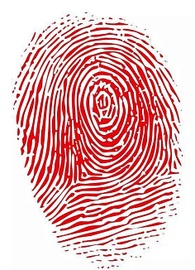
#> input picture finger_a.jpeg, 195 x 270 px, shrunk from 236 x 326 before the run
$ python 'SIFT与指纹识别.py'
#> lines starting #> are read from the running program, lines starting #| are printed output that depends on the picture
import cv2


# [21 lines of commented-out code are left out]

def mysift_bfmatcher(a, b):
    sift = cv2.xfeatures2d.SIFT_create()
    kpa, desa = sift.detectAndCompute(a, None)
    kpb, desb = sift.detectAndCompute(b, None)
    bf = cv2.BFMatcher()
    matches = bf.knnMatch(desa, desb, k=2)
    # good = [[m] for m, n in matches if m.distance < 0.8*n.distance]
    good = []
    for m, n in matches:
        if m.distance < 0.1 * n.distance:
            good.append([m])

    result = cv2.drawMatchesKnn(a, kpa, b, kpb, good, None, flags=2)
    return result


def mysift_flannmatcher(a, b):
    sift = cv2.xfeatures2d.SIFT_create()
    kpa, desa = sift.detectAndCompute(a, None)
    kpb, desb = sift.detectAndCompute(b, None)
    FLANN_INDEX_KDTREE = 0
    indexParams = dict(algorithm=FLANN_INDEX_KDTREE, trees=5)
    searchParams = dict(checks=50)
    flann = cv2.FlannBasedMatcher(indexParams, searchParams)
    matches = flann.knnMatch(desa, desb, 2)
    good = []
    for m, n in matches:
        if m.distance < 0.1 * n.distance:
            good.append([m])

    result = cv2.drawMatchesKnn(a, kpa, b, kpb, good, None, flags=2)
    return result


if __name__ == '__main__':
    a = cv2.imread('finger_a.jpeg')
#> a is the input picture: shape (270, 195, 3); mean B, G, R 183.6, 182.5, 226.4
    b = cv2.imread('finger_b.jpeg')
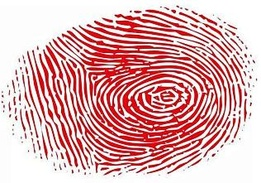
#> input picture finger_b.jpeg, 261 x 183 px, shrunk from 316 x 221 before the run
#> b is the input picture: shape (183, 261, 3); mean B, G, R 176.1, 174.7, 219
    c = cv2.imread('finger_all.jpg')
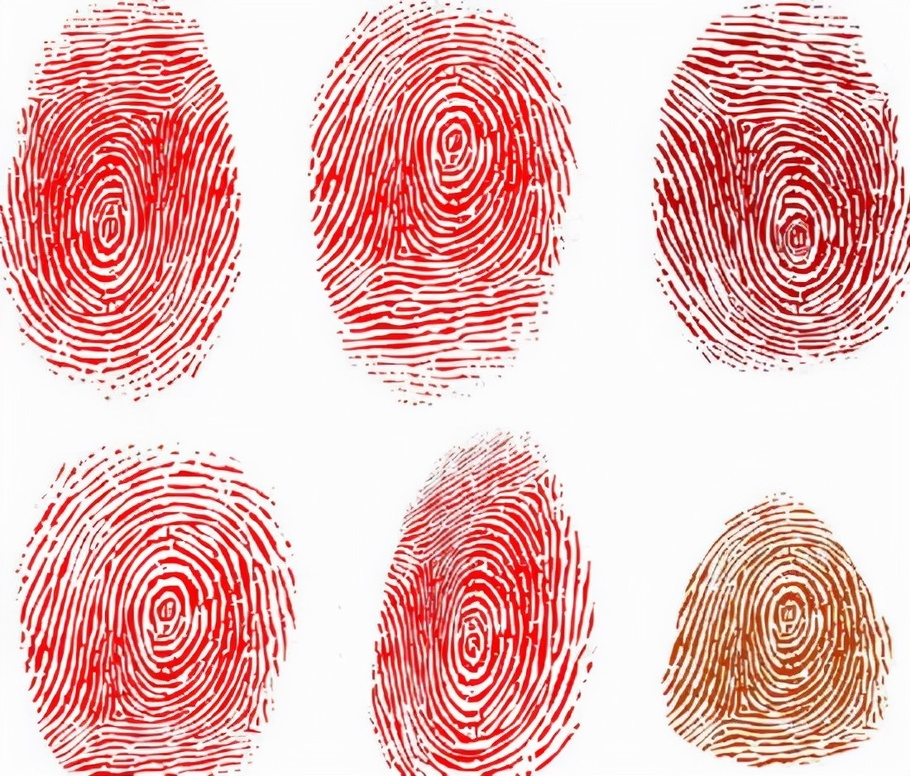
#> input picture finger_all.jpg, 910 x 776 px, shrunk from 1100 x 938 before the run
#> c is the input picture: shape (776, 910, 3); mean B, G, R 184.8, 186.7, 233.3
    d = cv2.imread('finger_leftdown.jpg')
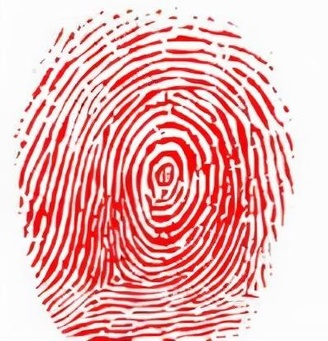
#> input picture finger_leftdown.jpg, 328 x 341 px, shrunk from 397 x 412 before the run
#> d is the input picture: shape (341, 328, 3); mean B, G, R 182.2, 182.5, 233.4
    # m1 = mysift_bfmatcher(a, b)
    m2 = mysift_bfmatcher(c, d)
#> in mysift_bfmatcher, `kpa, desa = sift.detectAndCompute(a, None)`: kpa = 7448 keypoints; strongest (x, y, size): (886, 328, 2.2), (845, 338, 2.1), (665, 272, 3.8), (658, 280, 2.3)
#> in mysift_bfmatcher, `kpb, desb = sift.detectAndCompute(b, None)`: kpb = 1116 keypoints; strongest (x, y, size): (57, 59, 3), (89, 83, 2.1), (286, 109, 3.7), (37, 275, 3)
#> in mysift_bfmatcher, `matches = bf.knnMatch(desa, desb, k=2)`: matches = 7448 matches
#> after the loop in mysift_bfmatcher, `for m, n in matches:`: good = 276 matches
#> in mysift_bfmatcher, `result = cv2.drawMatchesKnn(a, kpa, b, kpb, good, None, flags=2)`:
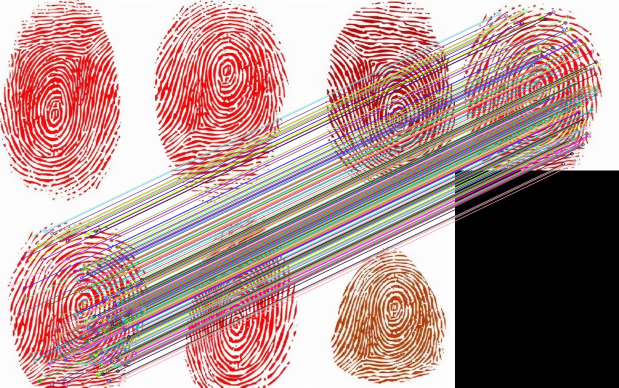
#> result: shape (776, 1238, 3) (shown at 1/2 size); mean B, G, R 145.4, 146.8, 179.5
    # m3 = mysift_flannmatcher(a, b)
    m4 = mysift_flannmatcher(c, d)
#> in mysift_flannmatcher, `matches = flann.knnMatch(desa, desb, 2)`: matches = 7448 matches
#> after the loop in mysift_flannmatcher, `for m, n in matches:`: good = 276 matches
#> in mysift_flannmatcher, `result = cv2.drawMatchesKnn(a, kpa, b, kpb, good, None, flags=2)`:
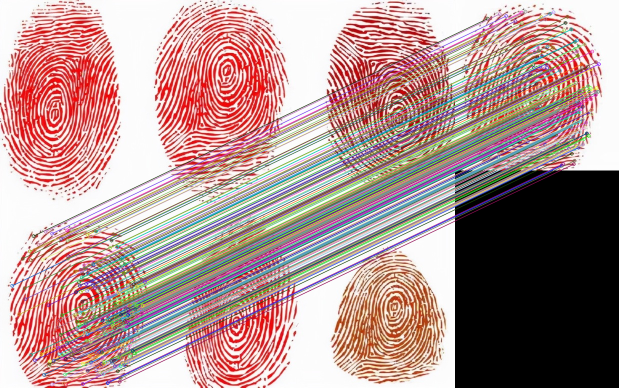
#> result: shape (776, 1238, 3) (shown at 1/2 size); mean B, G, R 144.6, 146.8, 177
    # cv2.imshow('a b with bfmatcher',m1)
    cv2.imshow('c d with bfmatcher', m2)
    # cv2.imshow('a b with flannmatcher',m3)
    cv2.imshow('c d with flannmatcher', m4)

cv2.waitKey()
cv2.destroyAllWindows()
